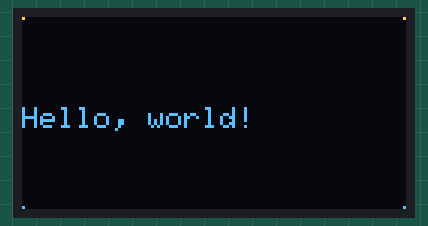
The sketch below on a simulated Arduino Uno, built with avr-gcc and run on an emulated ATmega328P. Parts: 128×64 one-colour display. The OLED is the two-colour kind (top 16 rows yellow).

Above: at 1.14 s.
At 3.31 s:
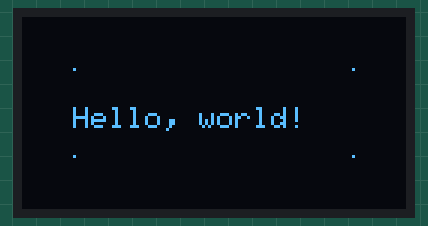
At 5.49 s:
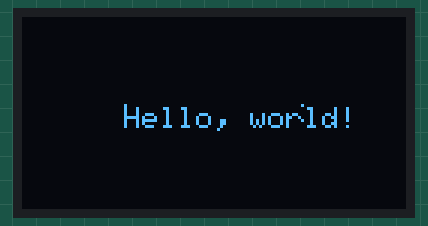
At 9.83 s:
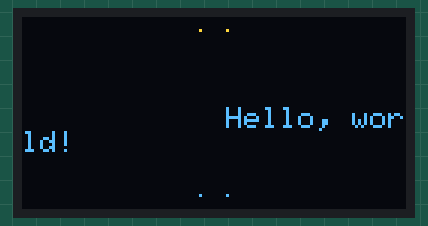
At 14.17 s:
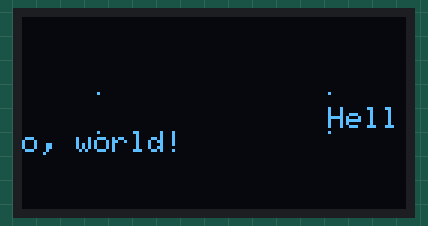
At 18.52 s:
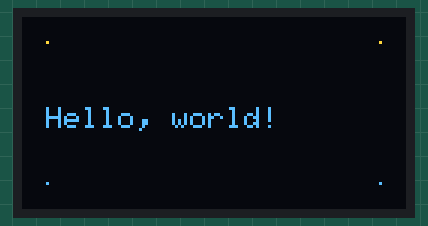

Measured:
- by itself, everything shown: repeats every 16.4 s, in 128 steps

The sketch:

sketch_sep30a.ino
```cpp
#include <Wire.h>
#include <Adafruit_SSD1306.h>
#include <Adafruit_GFX.h>
//DISPLAY OLED DA COLLEGARE SEMPRE A SCL E SDA
#define OLED_ADDR   0x3C

Adafruit_SSD1306 display(128, 64, &Wire);

//Variables
int counter=0;
int x,y;
int clcd, slcd=0;

void setup() {
  display.begin(SSD1306_SWITCHCAPVCC, OLED_ADDR);
  display.clearDisplay();
  display.display();

  delay(1000);
}

void loop() {
  display.clearDisplay();
  x=counter%128;
  y=counter%64;

  display.drawPixel(x, y, WHITE);
  display.drawPixel(127-x, y, WHITE);
  display.drawPixel(x, 63-y, WHITE);
  display.drawPixel(127-x, 63-y, WHITE);

  display.setTextSize(1);
  display.setTextColor(WHITE);
  display.setCursor(x,30);
  display.print("Hello, world!");

  display.display();

  counter++;
  delay(100);

}
```
